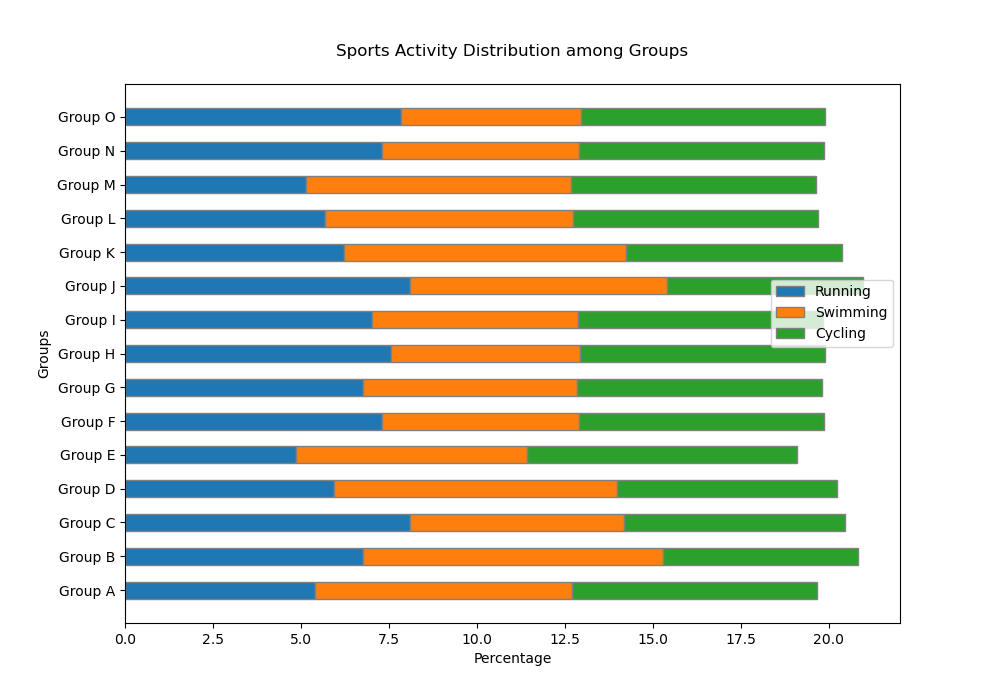

Source code (Python):

import matplotlib.pyplot as plt
import numpy as np

# Data
categories = ['Group A', 'Group B', 'Group C', 'Group D', 'Group E', 'Group F', 'Group G', 'Group H', 'Group I', 'Group J', 'Group K', 'Group L', 'Group M', 'Group N', 'Group O']
running = [20, 25, 30, 22, 18, 27, 25, 28, 26, 30, 23, 21, 19, 27, 29]
swimming = [30, 35, 25, 33, 27, 23, 25, 22, 24, 30, 33, 29, 31, 23, 21]
cycling = [50, 40, 45, 45, 55, 50, 50, 50, 50, 40, 44, 50, 50, 50, 50]

# Colors
colors = ['#1f77b4', '#ff7f0e', '#2ca02c']

# Plotting
fig, ax = plt.subplots(figsize=(10, 7))
width = 0.5  # width of the bars

running_perc = np.array(running) / np.array(running).sum() * 100
swimming_perc = np.array(swimming) / np.array(swimming).sum() * 100
cycling_perc = np.array(cycling) / np.array(cycling).sum() * 100

bars1 = ax.barh(categories, running_perc, color=colors[0], edgecolor='grey', height=width)
bars2 = ax.barh(categories, swimming_perc, left=running_perc, color=colors[1], edgecolor='grey', height=width)
bars3 = ax.barh(categories, cycling_perc, left=running_perc + swimming_perc, color=colors[2], edgecolor='grey', height=width)

# Adding the legend and title
ax.legend(['Running', 'Swimming', 'Cycling'], loc='lower right', bbox_to_anchor=(1, 0.5))
ax.set_title('Sports Activity Distribution among Groups', pad=20)
ax.set_xlabel('Percentage')
ax.set_ylabel('Groups')

plt.show()
